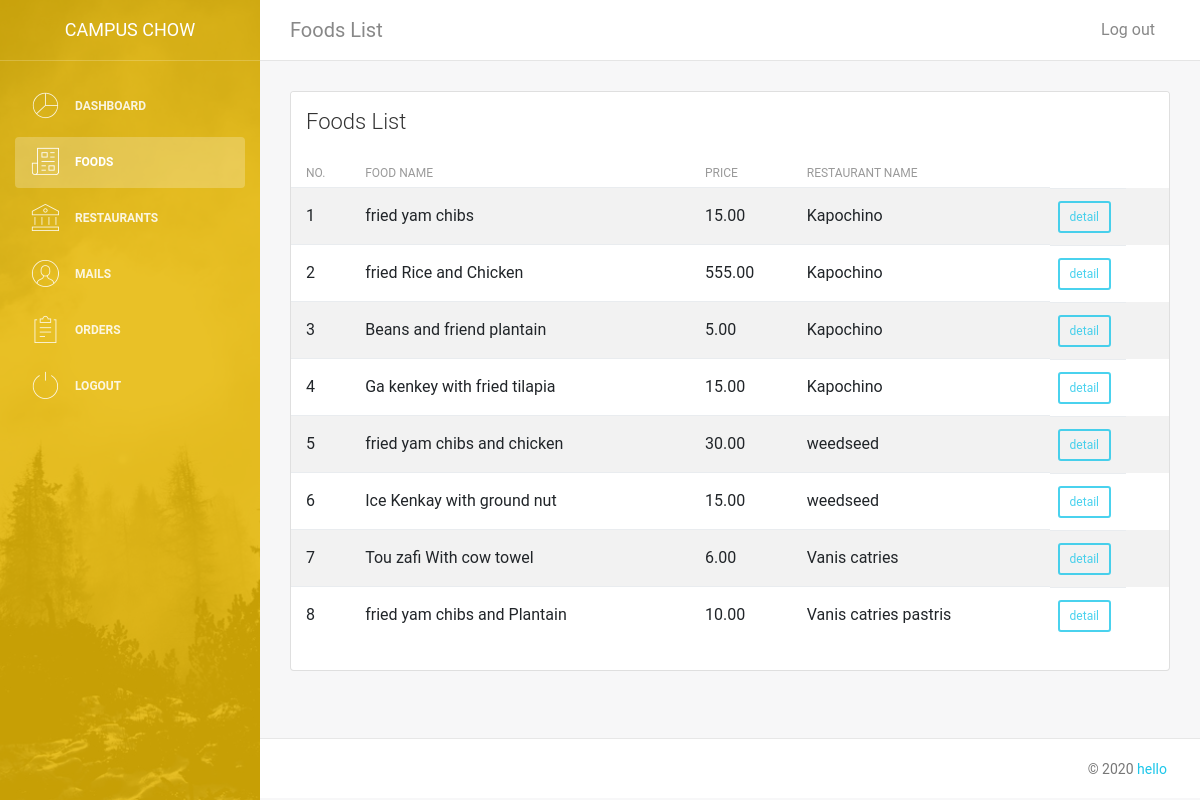
Page /managers/foods.php (signed in) on the committed database.
### tables this page shows
CREATE TABLE `rest_foods` (
  `id` int(11) NOT NULL,
  `name` varchar(250) DEFAULT NULL,
  `pictures` text,
  `restaurant_id` int(11) DEFAULT NULL,
  `restaurant_name` varchar(400) DEFAULT NULL,
  `price` decimal(10,2) NOT NULL
);

### db.php (called while the page is built, shortened)
<?php
	$con = mysqli_connect('localhost','root','','campus_chow') or die(mysqli_error($conn));
	if(isset($_SESSION['id'])){
		$id = $_SESSION['id'];
		$query= $con->query("SELECT * FROM rest_admins WHERE id = '$id'");
		$user_data = mysqli_fetch_assoc($query);
		$user_permission = $user_data['permission'];
	}
?>

### managers/foods.php (the view, shortened to what this page needs)
<?php
    require '../db.php';
    include 'includes/head.php';
    include 'includes/sidebar.php';
    include 'includes/navbar.php';
    if($user_permission == 1){
        $sql = $con->query("SELECT * FROM rest_foods WHERE restaurant_id !=''");
        if(isset($_GET['view'])){
        $_id = $_GET['view'];
        $sql = $con->query("SELECT * FROM rest_foods WHERE id = '$_id'");
        $row = mysqli_fetch_array($sql);
        $r_id = $row['restaurant_id'];
        $rsql = $con->query("SELECT * FROM rest_admins WHERE id = '$r_id'");
        $Row = mysqli_fetch_array($rsql);
    ?>
    <div class="content">
        <div class="container-fluid">
            <div class="row">
                <div class="col-md-12">
                    <div class="card strpied-tabled-with-hover">
                        <div class="card-header ">
                            <h4 class="card-title"><?=$row['name'];?></h4>
                            <p class="card-category"></p>
                        </div>
                        <div class="card-body">
                            <div class="row">
                                <div class="col-md-4">
                                    <img src="../<?=$row['pictures'];?>" class="img-fluid">
                                </div>
                                <div class="col-md-8">
                                    <p>Price:  &cent<?=$row['price'];?></p>
                                    <p>Reaturant Name:  <?=$row['restaurant_name'];?></p>
                                    <p>Email: <?=$Row['email'];?></p>
                                    <p>Phone Number: <?=$Row['phone_number'];?></p>
                                    <p>
                                        <a class="btn btn-sm btn-primary" href="foods.php" title="Edit">back</a>
                                    </p>
                                </div>
                            </div>
                        </div>
                    </div>
                </div>
            </div>
        </div>
    </div>
    <?php
    }else{
?>
    <div class="content">
        <div class="container-fluid">
            <div class="row">
                <div class="col-md-12">
                    <div class="card strpied-tabled-with-hover">
                        <div class="card-header ">
                            <h4 class="card-title">Foods List</h4>
                        </div>
                        <div class="card-body table-full-width table-responsive">
                            <table class="table table-hover table-striped">
                                <thead>
                                    <th>No.</th>
                                    <th>Food Name</th>
                                    <th>Price</th>
                                    <th>Restaurant Name</th>
                                    <th></th>
                                </thead>
                                <tbody>
                                    <?php
                                        if(mysqli_num_rows($sql) > 0){
                                            $no = 1;
                                            while ($row = mysqli_fetch_array($sql)) {
                                    ?>
                                        <tr>
                                            <td><?=$no;?></td>
                                            <td><?=$row['name'];?></td>
                                            <td><?=$row['price'];?></td>
                                            <td><?=$row['restaurant_name'];?></td>
                                                <td>
                                                    <a class="btn btn-sm btn-info" href="foods.php?view=<?=$row['id'];?>" title="Detail">detail</a>
                                                </td>
                                            </tr>
                                            <?php
                                            $no++;}
                                        }else{
                                            ?>
                                            <tr>
                                               <td colspan="5"> aww empty</td>
                                            </tr>
                                            <?php
                                        } ?>
                                        </tbody>
                                    </table>
                                </div>
                            </div>
                        </div>
                    </div>
                </div>
            </div>
<?php
}
    }else{
    $error_msg = "";
    $dbpath = '';
    if(isset($_GET['add'])){
        if (isset($_POST['add'])) {
        $food_name = htmlspecialchars(mysqli_real_escape_string($con, $_POST['name']));
        $price = htmlspecialchars(mysqli_real_escape_string($con, $_POST['price']));
        if (!empty($food_name) && !empty($price)) {
            $allowed = array('png', 'jpeg', 'jpeg','gif');
            $uploadPath = array();
            $tmpLoc = array();
                $photoCount = count($_FILES['photo']['name']);
                if($photoCount > 0){
                    for($i = 0;$i<$photoCount;$i++){
                        $name = $_FILES['photo']['name'][$i];
                        $nameArray = explode('.', $name);
                        $fileName = $nameArray[0];
                        $fileExt  = $nameArray[1];
                        $mime = explode('/', $_FILES['photo']['type'][$i]);
                        $mimeType = $mime[0];
                        $mimeExt = $mime[1];
                        $tmpLoc[] = $_FILES['photo']['tmp_name'][$i];
                        $fileSize = $_FILES['photo']['size'][$i];
                        $uploadName = md5(microtime()).'.'.$fileExt;
                        $uploadPath[] = BASEURL.'assets/img/foods/'.$uploadName;
                        if ($i != 0) {
                            $dbpath .= ',';
                        }
                        $dbpath .= 'assets/img/foods/' . $uploadName;
                        if ($mimeType != 'image') {
                            $error_msg .= 'The File must be an Image.';
                        }
                        if ($fileSize > 15000000) {
                            $error_msg .= 'The files size must be under 15MB.';
                        }
                    }
                }
            if (strlen($food_name) < 5) {
                $error_msg .= "name too short";
                die();
            }else{
                if($photoCount > 0){
                    for($i = 0; $i < $photoCount;$i++){
                        move_uploaded_file($tmpLoc[$i], $uploadPath[$i]);
                    }
                }
                $insert = $con->query("INSERT INTO rest_foods (name, restaurant_id, pictures, price, restaurant_name) VALUES ('$food_name', '$user_id', '$dbpath', '$price', '$restaurant_name')") or die(mysqli_error($con));
                if($insert){
                     echo "<script>window.location = 'foods.php';</script>";
                }
            }
        }else{
            $error_msg .= "Fill all form fields before submitting";
            die();
        }
    }
        ?>
    <div class="content">
        <div class="container-fluid">
            <div class="row">
                <div class="col-md-12">
                    <div class="card ">
                        <div class="card-header">
                        <h4 class="card-title">Add food</h4>
                    </div>
                    <div class="card-body">
                        <form method="POST" action="foods.php?add=1"  enctype="multipart/form-data">
                            <div class="row">
                                <div class="col-md-4">
                                    <div class="form-group">
                                        <label>Food Name</label>
                                        <input type="text" class="form-control" required="" placeholder="Name" name="name">
                                    </div>
                                </div>
                                <div class="col-md-4">
                                    <div class="form-group">
                                        <label>Price</label>
                                        <input type="text" class="form-control" required="" placeholder="Price" name="price">
                                    </div>
                                </div>
                                <div class="col-md-4">
                                    <div class="form-group">
                                        <label>Images</label>
                                        <input type="file" name="photo[]" class="form-control" multiple required>
                                    </div>
                                </div>
                            </div>
                            <input type="submit" class="btn btn-info pull-right " name="add" value="Submit">
                            <div class="clearfix"></div>
                        </form>
                    </div>
                </div>
            </div>
        </div>
    </div>
</div>
    <?php } } ?>
 <?php include 'includes/footer.php' ?>
</body>
</html>

### rows in the picture
rest_foods: name "fried yam chibs", price "15.00", restaurant_name "Kapochino"
rest_foods: name "fried Rice and Chicken", price "555.00", restaurant_name "Kapochino"
rest_foods: name "Beans and friend plantain", price "5.00", restaurant_name "Kapochino"
rest_foods: name "Ga kenkey with fried tilapia", price "15.00", restaurant_name "Kapochino"
rest_foods: name "fried yam chibs and chicken", price "30.00", restaurant_name "weedseed"
rest_foods: name "Ice Kenkay with ground nut", price "15.00", restaurant_name "weedseed"
rest_foods: name "Tou zafi With cow towel", price "6.00", restaurant_name "Vanis catries"
rest_foods: name "fried yam chibs and Plantain", price "10.00", restaurant_name "Vanis catries pastris"
